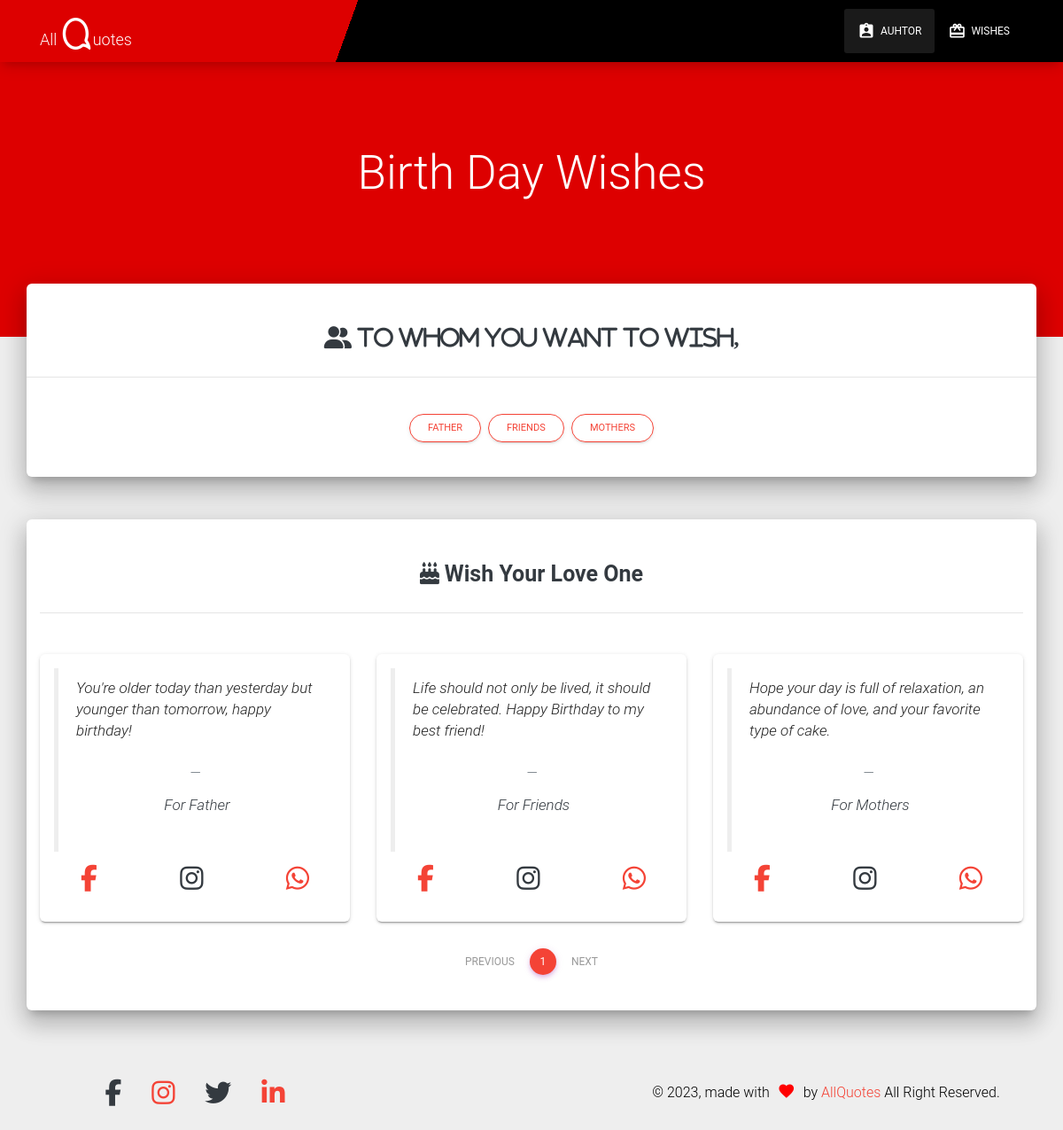
The page /Days/Birth Day on the database its author committed.
### SuperLogin/models.py (models this page shows)
class SpecialMessages(models.Model):
    quotes_type = models.ForeignKey(
        spcl_type, null=True, on_delete=models.SET_NULL)
    quotes = models.CharField(max_length=5000, null=True)
    sub_type = models.CharField(max_length=5000, null=True)

class spcl_type(models.Model):
    catagories = models.CharField(max_length=5000, null=True)
    images = models.ImageField(upload_to='images/')
    def __str__(self):
        return self.catagories

### frontend/views.py (the view)
# urls.py: path('Days/<str:day>', views.Days, name="Days"),
def Days(request, day):
    if day:
        spcl_day = SpecialMessages.objects.filter(quotes_type__catagories=day)
        paginator = Paginator(spcl_day, 10)
        page_number = request.GET.get('page')
        page_obj = paginator.get_page(page_number)
        dic = {'spcl_day': page_obj}
    else:
        pass
    return render(request, 'frontend/Days.html/', dic)

### frontend/templates/frontend/Days.html (shortened to what this page needs)
{% extends "frontend/main.html" %}
{% load static %}
{% block Authactive %}active{% endblock %}
{% block body %}
<div class="page-header" data-parallax="true">
    <div class="container">
        <div class="row">
            <div class="col-md-8 ml-auto mr-auto">
                <div class="brand text-center">
                    <h1>
                        {{spcl_day.0.quotes_type}} Wishes
                    </h1>
                </div>
            </div>
        </div>
    </div>
</div>
<div class="main main-raised">
    <div class="profile-content">
        <br>
        <div class="row">
            <div class="col-lg-12 text-center">
                <h3 class="text-dark "><i class="fas fa-user-friends"> To Whom You Want to Wish, </i>
                </h3>
            </div>
        </div>
        <hr>
        <div class="row text-center">
            <div class="col-md-12 col-sm-12 col-lg-12 col-xs-12 mb-12">
                <h3 class="d-block  sameline">
                    {% for y in spcl_day %}
                    <a href="{% url 'BirthDay' y.sub_type %}" type="button"
                        class="btn btn btn-outline-danger btn-round btn-sm">{{y.sub_type}}</a>
                    {% endfor %}
                </h3>
            </div>
        </div>
        <br>
    </div>
</div>
<div class="main main-raised my-5">
    <div class="profile-content">
        <div class="container">
            <br>
            <div class="row">
                <div class="col-lg-12 text-center">
                    <h3 class="text-dark "><i class="fas fa-birthday-cake"></i> <b>Wish Your Love One </b></h3>
                </div>
            </div>
            <hr>
            <div class="row">
                {% for x in spcl_day %}
                <div class="col-lg-4 col-md-4 col-sm-12  ">
                    <div class="card  p-3 text-left">
                        <blockquote class="blockquote mb-0">
                            <p>{{x.quotes}}</p>
                            <footer class="blockquote-footer">
                                <small class="text-muted">
                                    <h5> <cite class="text-dark" title="Source Title">For {{x.sub_type}}</cite></h5>
                                </small>
                            </footer>
                        </blockquote>
                        <div class="card-footer">
                            <span class="ml-6"><a href="profile-page.html"><i
                                        class="fab fa-facebook-f ico text-danger"></i></a></span>
                            <span class="ml-auto"><a href="profile-page.html"><i
                                        class="fab fa-instagram ico text-dark"></i></a></span>
                            <span class="ml-auto"><a href="profile-page.html"><i
                                        class="fab fa-whatsapp ico text-danger"></i></a></span>
                        </div>
                    </div>
                </div>
                {% endfor %}
            </div>
        </div>
        <nav aria-label="Page navigation example ">
            <ul class="pagination justify-content-center">
                {% if spcl_day.has_previous %}
                <li class="page-item">
                    <a class="page-link" href="?page={{ spcl_day.previous_page_number }}">Previous</a>
                </li>
                {% else %}
                <li class="page-item disabled">
                    <a class="page-link" href="#" tabindex="-1" aria-disabled="true">Previous</a>
                </li>
                {% endif %}
                {% for i in spcl_day.paginator.page_range %}
                {% if spcl_day.number == i %}
                <li class="page-item active" aria-current="page">
                    <span class="page-link bg-danger">
                        {{i}}
                    </span>
                </li>
                {% else %}
                <li class="page-item"><a class="page-link" href="?page={{ i }}">{{ i }}</a></li>
                {% endif %}
                {% endfor %}
                {% if spcl_day.has_next %}
                <li class="page-item">
                    <a class="page-link" href="?page={{ spcl_day.next_page_number }}">Next</a>
                </li>
                {% else %}
                <li class="page-item disabled">
                    <a class="page-link" href="#" tabindex="-1" aria-disabled="true">Next</a>
                </li>
                {% endif %}
            </ul>
        </nav>
        <br>
    </div>
</div>
{% endblock %}

### static/assets/css/site.css (style rules this page uses)
.ico { font-size : 30px; }
.page-header { background-color : #dd0000; }

### frontend/templates/frontend/Days.html (style rules this page uses)
.sameline { display: inline-block; }

### rows shown on the page
SpecialMessages: quotes_type.catagories "Birth Day", sub_type "FATHER", quotes "You're older today than yesterday but younger than tomorrow, happy birthday!", sub_type "Father"
SpecialMessages: sub_type "FRIENDS", quotes "Life should not only be lived, it should be celebrated. Happy Birthday to my best friend!", sub_type "Friends"
SpecialMessages: sub_type "MOTHERS", quotes "Hope your day is full of relaxation, an abundance of love, and your favorite type of cake.", sub_type "Mothers"

### other values the page prints
{{ i }} "1"
